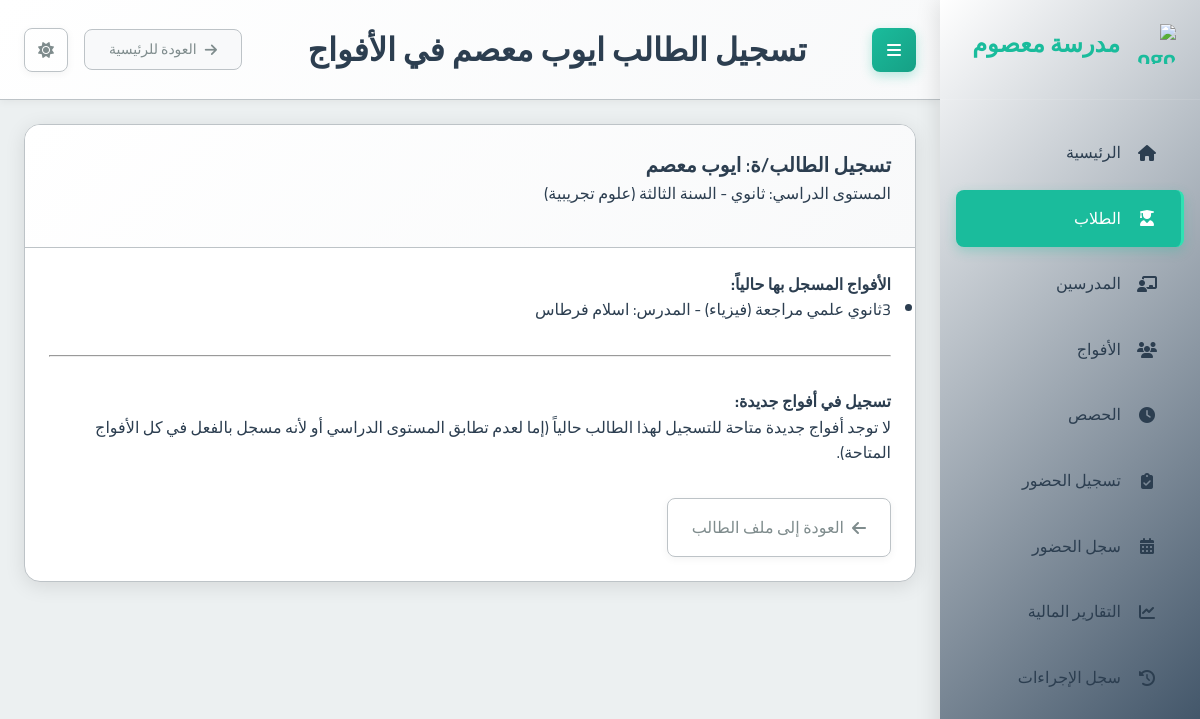
Page /students/1/enroll/ on the committed database.
### school_app/models.py (models this page shows, shortened)
class Student(models.Model):
    full_name = models.CharField(max_length=201, verbose_name="الاسم الكامل")
    phone_number = models.CharField(max_length=20, unique=True, verbose_name="رقم هاتف الطالب")
    guardian_phone = models.CharField(max_length=20, verbose_name="رقم هاتف الولي")
    birth_day = models.IntegerField(verbose_name="يوم الميلاد")
    birth_month = models.IntegerField(verbose_name="شهر الميلاد")
    birth_year = models.IntegerField(verbose_name="سنة الميلاد")
    academic_level = models.ForeignKey(AcademicLevel, on_delete=models.PROTECT, verbose_name="المستوى الدراسي")
    registration_fee_paid = models.BooleanField(default=False, verbose_name="رسوم التسجيل مدفوعة")
    card_number = models.CharField(max_length=20, unique=True, blank=True, null=True, verbose_name="رقم البطاقة")
    prepaid_balance = models.DecimalField(max_digits=10, decimal_places=2, default=Decimal('0.00'), verbose_name="رصيد مدفوع مقدماً")
    created_at = models.DateTimeField(auto_now_add=True, verbose_name="تاريخ الإنشاء")
    class Meta:
        verbose_name = "طالب"
        verbose_name_plural = "الطلاب"

class AcademicLevel(models.Model):
    name = models.CharField(max_length=100, verbose_name="الاسم")
    category = models.CharField(max_length=50, choices=[
        ('PRIMARY', 'ابتدائي'),
        ('MIDDLE', 'متوسط'),
        ('HIGH', 'ثانوي')
    ], verbose_name="الفئة")
    class Meta:
        verbose_name = "المستوى الدراسي"
        verbose_name_plural = "المستويات الدراسية"

class Group(models.Model):
    name = models.CharField(max_length=100, verbose_name="اسم الفوج")
    subject = models.ForeignKey(Subject, on_delete=models.PROTECT, verbose_name="المادة")
    teacher = models.ForeignKey(Teacher, on_delete=models.CASCADE, verbose_name="المدرس")
    academic_levels = models.ManyToManyField(AcademicLevel, verbose_name="المستويات الدراسية المتوافقة")
    price_per_4_sessions = models.DecimalField(max_digits=10, decimal_places=2, verbose_name="السعر لكل 4 حصص")
    session_day = models.IntegerField(choices=[
        (0, 'الاثنين'),
        (1, 'الثلاثاء'),
        (2, 'الأربعاء'),
        (3, 'الخميس'),
        (4, 'الجمعة'),
        (5, 'السبت'),
        (6, 'الأحد')
    ], verbose_name="يوم الحصة")
    session_start_time = models.TimeField(verbose_name="وقت بداية الحصة")
    session_duration = models.DecimalField(max_digits=4, decimal_places=2, default=1.5, verbose_name="مدة الحصة (ساعات)")
    students = models.ManyToManyField(Student, through='StudentGroup', blank=True, verbose_name="الطلاب المسجلون")
    created_at = models.DateTimeField(auto_now_add=True, verbose_name="تاريخ الإنشاء")
    is_continuous = models.BooleanField(default=False, verbose_name="فوج مستمر (تُنشأ الحصص أسبوعياً تلقائياً)")
    created_sessions_until = models.DateField(null=True, blank=True, verbose_name="تم إنشاء الحصص حتى تاريخ")
    class Meta:
        verbose_name = "فوج"
        verbose_name_plural = "الأفواج"

class Subject(models.Model):
    name = models.CharField(max_length=100, verbose_name="اسم المادة")
    class Meta:
        verbose_name = "مادة دراسية"
        verbose_name_plural = "المواد الدراسية"

class Teacher(models.Model):
    full_name = models.CharField(max_length=201, verbose_name="الاسم الكامل")
    phone_number = models.CharField(max_length=20, unique=True, verbose_name="رقم الهاتف")
    subject = models.ForeignKey(Subject, on_delete=models.PROTECT, verbose_name="المادة الأساسية")
    created_at = models.DateTimeField(auto_now_add=True, verbose_name="تاريخ الإنشاء")
    class Meta:
        verbose_name = "مدرس"
        verbose_name_plural = "المدرسون"

### school_app/views.py (the view, shortened to what this page needs)
# urls.py: path('students/<int:student_id>/enroll/', views.enroll_student_in_groups, name='enroll_student_in_groups'),
def enroll_student_in_groups(request, student_id):
    student = get_object_or_404(Student, id=student_id)
    student_academic_level = student.academic_level
    enrolled_groups = student.group_set.all().select_related('subject', 'teacher') # Groups student is already in
    enrolled_group_ids = [group.id for group in enrolled_groups]
    groups_matching_level = Group.objects.filter(academic_levels=student_academic_level)
    groups_open_to_all = Group.objects.filter(academic_levels__isnull=True)
    available_groups = (groups_matching_level | groups_open_to_all).exclude(id__in=enrolled_group_ids).distinct().select_related('subject', 'teacher').order_by('name')
    context = {
        'student': student,
        'available_groups': available_groups,
        'enrolled_groups': enrolled_groups, # Pass currently enrolled groups for display
        'page_title': f"تسجيل الطالب {student.full_name} في الأفواج"
    }
    return render(request, 'school_app/enroll_student_in_groups.html', context)

### templates/school_app/enroll_student_in_groups.html (shortened to what this page needs)
{% extends "base.html" %}
{% block page_title %}{{ page_title }}{% endblock %}
{% block content %}
<div class="card">
  <div class="card-header">
    <h2 class="card-title">تسجيل الطالب/ة: {{ student.full_name }}</h2>
    <p class="card-subtitle mb-2 text-muted">المستوى الدراسي: {{ student.academic_level.get_category_display }} - {{ student.academic_level.name }}</p>
  </div>
  <div class="card-body">
    <div class="mb-4">
      <h4>الأفواج المسجل بها حالياً:</h4>
      {% if enrolled_groups %}
        <ul class="list-group">
          {% for group in enrolled_groups %}
            <li class="list-group-item">
              {{ group.name }} ({{ group.subject.name }}) - المدرس: {{ group.teacher.full_name }}
            </li>
          {% endfor %}
        </ul>
      {% else %}
        <p class="text-muted">الطالب غير مسجل في أي فوج حالياً.</p>
      {% endif %}
    </div>
    <hr>
    <h4 class="mt-4">تسجيل في أفواج جديدة:</h4>
    {% if available_groups %}
      <form method="post">
        {% csrf_token %}
        <div class="form-group">
          <p>اختر الأفواج لتسجيل الطالب بها:</p>
          <div class="row">
            {% for group in available_groups %}
              <div class="col-md-6 col-lg-4 mb-2">
                <div class="custom-control custom-checkbox">
                  <input type="checkbox" class="custom-control-input" id="group_{{ group.id }}" name="groups_to_enroll" value="{{ group.id }}">
                  <label class="custom-control-label" for="group_{{ group.id }}">
                    <strong>{{ group.name }}</strong> ({{ group.subject.name }})<br>
                    <small>المدرس: {{ group.teacher.full_name }}</small><br>
                    <small>التوقيت: يوم {{ group.get_session_day_display }} الساعة {{ group.session_start_time|time:"H:i" }} ({{ group.session_duration }} ساعات)</small><br>
                    <small>السعر لـ4 حصص: {{ group.price_per_4_sessions|floatformat:0 }} دج</small>
                  </label>
                </div>
              </div>
            {% endfor %}
          </div>
        </div>
        <button type="submit" class="btn btn-success mt-3">
          <i class="fas fa-check-circle"></i> تسجيل في الأفواج المختارة
        </button>
      </form>
    {% else %}
      <p class="text-info">لا توجد أفواج جديدة متاحة للتسجيل لهذا الطالب حالياً (إما لعدم تطابق المستوى الدراسي أو لأنه مسجل بالفعل في كل الأفواج المتاحة).</p>
    {% endif %}
    <div class="mt-4">
      <a href="{% url 'student_detail' student.id %}" class="btn btn-outline-secondary">
        <i class="fas fa-arrow-left"></i> العودة إلى ملف الطالب
      </a>
    </div>
  </div>
</div>
{% endblock %}

### static/css/main.css (style rules this page uses)
:root { --primary-color: #2c3e50; --primary-light: #34495e; --primary-darker: #1a252f; --accent-color: #1abc9c; --accent-light: #2fe2b3; --accent-dark: #16a085; --text-color: #2c3e50; --text-secondary: #7f8c8d; --text-on-primary: #ffffff; --text-on-accent: #ffffff; --text-nav: #2c3e50; --background-color: #ecf0f1; --card-background: #ffffff; --input-background: #ffffff; --border-color: #bdc3c7; --input-border-color: #bdc3c7; --success-color: #2ecc71; --warning-color: #f39c12; --error-color: #e74c3c; --info-color: #1E90FF; --table-header-background: #e9ecef; --table-row-hover-background: #f8f9fa; --box-shadow-color: rgba(0, 0, 0, 0.1); --box-shadow-color-hover: rgba(0, 0, 0, 0.15); --box-shadow-soft-color: rgba(0, 0, 0, 0.05); --subtle-background: #f8f9fa; --spacing-xs: 8px; --spacing-sm: 16px; --spacing-md: 24px; --spacing-lg: 32px; --spacing-xl: 48px; --font-family: 'Cairo', sans-serif; --font-size-xs: 12px; --font-size-sm: 14px; --font-size-md: 16px; --font-size-lg: 20px; --font-size-xl: 24px; --font-size-xxl: 32px; --border-radius-sm: 4px; --border-radius-md: 8px; --border-radius-lg: 16px; --transition-fast: 0.2s ease; --transition-normal: 0.3s ease; --transition-slow: 0.5s ease; --sidebar-width: 260px; }
* { margin: 0; padding: 0; box-sizing: border-box; direction: rtl; }
html { direction: rtl; font-size: 16px; }
body { font-family: var(--font-family); background-color: var(--background-color); color: var(--text-color); line-height: 1.6; transition: background-color var(--transition-normal), color var(--transition-normal); overflow-x: hidden; }
.card { background-color: var(--card-background); border-radius: var(--border-radius-lg); box-shadow: 0 4px 20px var(--box-shadow-color); margin-bottom: var(--spacing-md); overflow: hidden; transition: all var(--transition-normal); border: 1px solid var(--border-color); }
.card-header { padding: var(--spacing-md); border-bottom: 1px solid var(--border-color); background: linear-gradient(135deg, var(--card-background) 0%, var(--subtle-background) 100%); }
.card-title { font-size: var(--font-size-lg); font-weight: 600; margin: 0; color: var(--text-color); }
.card-body { padding: var(--spacing-md); color: var(--text-color); }
.btn { font-family: var(--font-family); padding: var(--spacing-sm) var(--spacing-md); border: none; border-radius: var(--border-radius-md); cursor: pointer; font-size: var(--font-size-md); font-weight: 500; text-decoration: none; display: inline-flex; align-items: center; gap: var(--spacing-xs); transition: all var(--transition-fast); box-shadow: 0 2px 8px var(--box-shadow-soft-color); }
.btn-outline-secondary { background-color: transparent; border: 1px solid var(--border-color); color: var(--text-secondary); }
.mb-2 { margin-bottom: var(--spacing-sm); }
.mb-4 { margin-bottom: var(--spacing-lg); }
.mt-4 { margin-top: var(--spacing-lg); }

### rows in the picture
Student: full_name "ايوب معصم", academic_level.category "ثانوي", academic_level.name "السنة الثالثة (علوم تجريبية)"
Group: name "3ثانوي علمي مراجعة", subject.name "فيزياء", teacher.full_name "اسلام فرطاس"

### other values in the picture
{{ page_title }} "تسجيل الطالب ايوب معصم في الأفواج"
